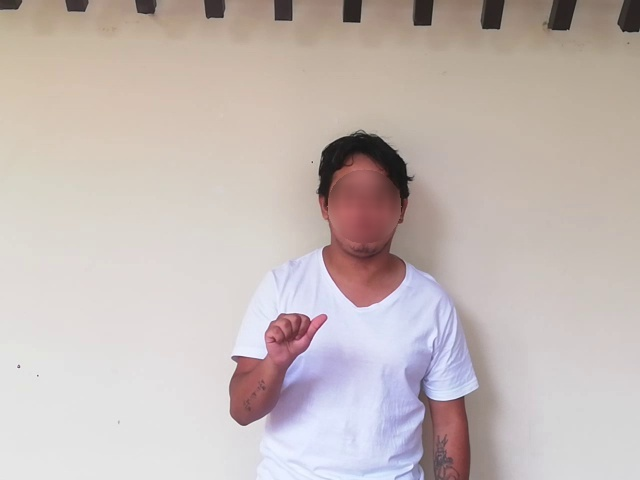
#> input picture app/dataset_samples/A.jpg, 640 x 480 px, found by its file name; its folder holds only this picture in this run
$ python make_comparison_sheets.py
#> lines starting #> are read from the running program, lines starting #| are printed output that depends on the picture
import os
from PIL import Image, ImageDraw, ImageFont

brain_dir = r'C:\Users\abner\.gemini\antigravity\brain\adc682e4-fa3e-4853-a6ce-7c2d4c68b532'
dataset_dir = r'C:\Users\abner\Desktop\exis aplicacion lenguaje de señas\app\dataset_samples'

signs = ['HOLA', 'YO', 'BUENOS', 'DIAS', 'NOCHES', 'NOMBRE', 'A', 'B', 'C', 'L', 'V']

font_title = ImageFont.truetype('arialbd.ttf', 16)
font_label = ImageFont.truetype('arial.ttf', 13)

# Create a comparison card for each sign: 3 columns:
# Col 1: Dataset Real Photo
# Col 2: Avatar 3D Torso
# Col 3: Avatar 3D Hand
col_w, col_h = 320, 320
card_w = col_w * 3 + 40
card_h = col_h + 80

# We can group them into 2 composite sheets:
# Sheet 1: Words (HOLA, YO, BUENOS, DIAS, NOCHES, NOMBRE) -> 6 rows
# Sheet 2: Letters (A, B, C, L, V) -> 5 rows

def build_composite(subset, filename, title_text):
#> called with filename = 'comparison_words.jpg'
    total_w = card_w
    total_h = len(subset) * card_h + 70
    sheet = Image.new('RGB', (total_w, total_h), (15, 23, 42))
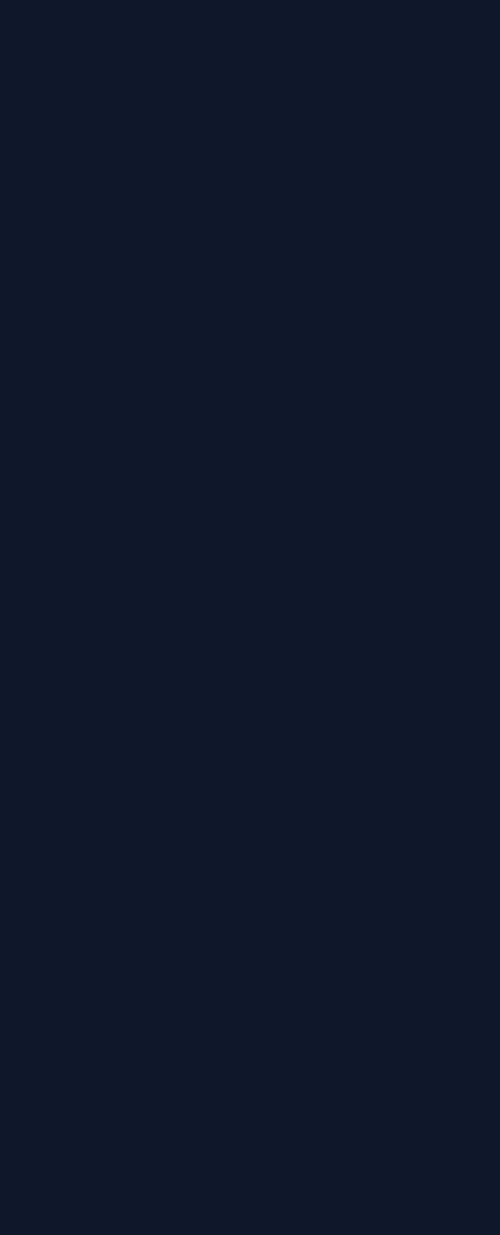
#> sheet: PIL image 1000x2470 RGB (shown at 1/2 size); mean R, G, B 15, 23, 42
    draw = ImageDraw.Draw(sheet)

    # Header
    draw.rectangle([(0, 0), (total_w, 60)], fill=(10, 15, 30))
    draw.text((20, 18), title_text, font=font_title, fill=(248, 250, 252))

    for idx, s in enumerate(subset):
        y_offset = 70 + idx * card_h

        # Row card bg
        draw.rounded_rectangle([(10, y_offset), (total_w - 10, y_offset + card_h - 15)], radius=10, fill=(30, 41, 59), outline=(51, 65, 85))

        # Sign Title
        draw.text((25, y_offset + 12), f'Seña / Letra: {s}', font=font_title, fill=(56, 189, 248))

        # Column labels
        draw.text((25, y_offset + 38), '1. Foto Real (LSC70)', font=font_label, fill=(148, 163, 184))
        draw.text((25 + col_w + 10, y_offset + 38), '2. Avatar 3D (Torso)', font=font_label, fill=(148, 163, 184))
        draw.text((25 + (col_w + 10) * 2, y_offset + 38), '3. Avatar 3D (Mano)', font=font_label, fill=(148, 163, 184))

        # Images
        p_real = os.path.join(dataset_dir, f'{s}.jpg')
        p_torso = os.path.join(brain_dir, f'avatar_{s}_torso.png')
        p_hand = os.path.join(brain_dir, f'avatar_{s}_hand.png')

        im_y = y_offset + 60
        if os.path.exists(p_real):
            im_r = Image.open(p_real).resize((col_w - 10, col_h - 80), Image.Resampling.LANCZOS)
            sheet.paste(im_r, (25, im_y))

        if os.path.exists(p_torso):
            im_t = Image.open(p_torso).resize((col_w - 10, col_h - 80), Image.Resampling.LANCZOS)
            sheet.paste(im_t, (25 + col_w + 10, im_y))

        if os.path.exists(p_hand):
            im_h = Image.open(p_hand).resize((col_w - 10, col_h - 80), Image.Resampling.LANCZOS)
            sheet.paste(im_h, (25 + (col_w + 10) * 2, im_y))

    out_file = os.path.join(brain_dir, filename)
    sheet.save(out_file, quality=92)
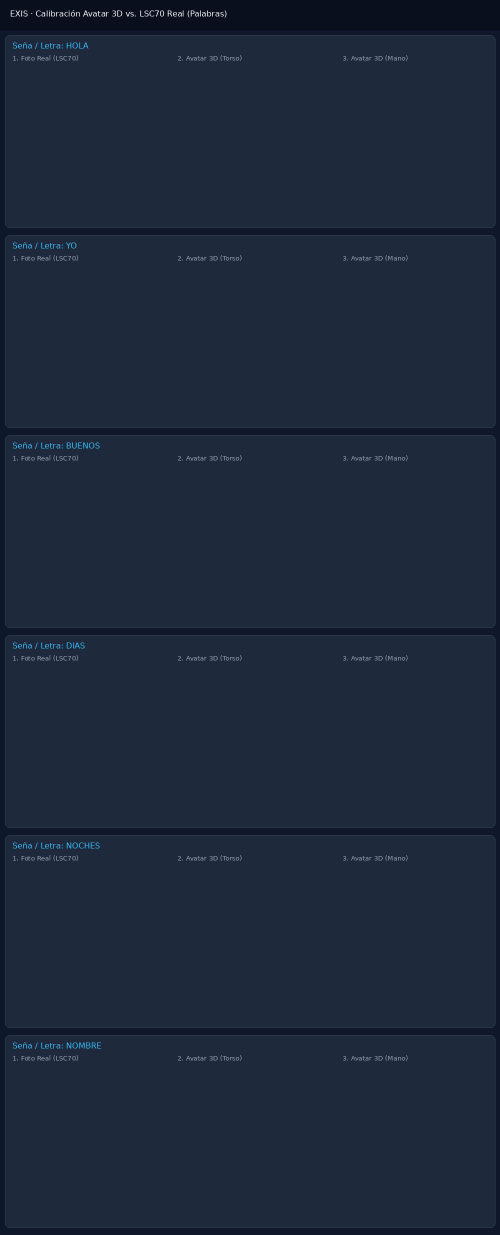
#> saved as comparison_words.jpg: PIL image 1000x2470 RGB (shown at 1/2 size); mean R, G, B 29.2, 40.1, 58.1
    print('Saved composite:', out_file)

build_composite(['HOLA', 'YO', 'BUENOS', 'DIAS', 'NOCHES', 'NOMBRE'], 'comparison_words.jpg', 'EXIS · Calibración Avatar 3D vs. LSC70 Real (Palabras)')
build_composite(['A', 'B', 'C', 'L', 'V'], 'comparison_letters.jpg', 'EXIS · Calibración Avatar 3D vs. LSC70 Real (Alfabeto Dactilológico)')
#> call 2 of build_composite, with filename = 'comparison_letters.jpg'
#> in build_composite (call 2), `sheet = Image.new('RGB', (total_w, total_h), (15, 23, 42))`:
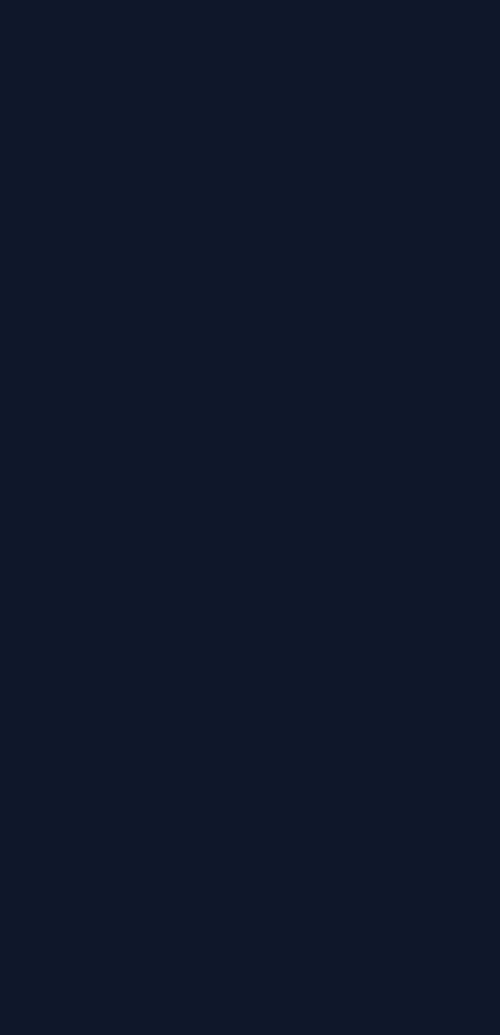
#> sheet: PIL image 1000x2070 RGB (shown at 1/2 size); mean R, G, B 15, 23, 42
#> in build_composite (call 2), `sheet.paste(im_r, (25, im_y))`:
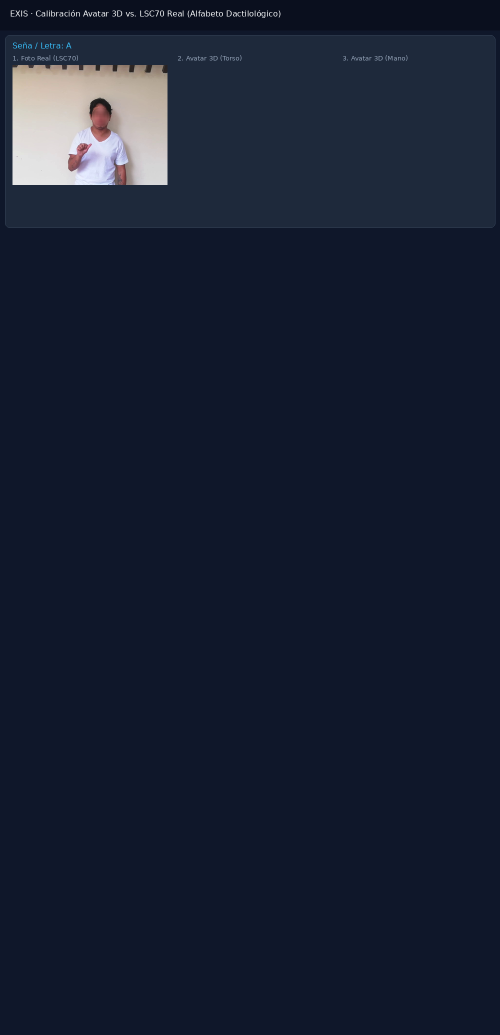
#> sheet: PIL image 1000x2070 RGB (shown at 1/2 size); mean R, G, B 23.8, 31.5, 49.5
#> in build_composite (call 2), `sheet.save(out_file, quality=92)`:
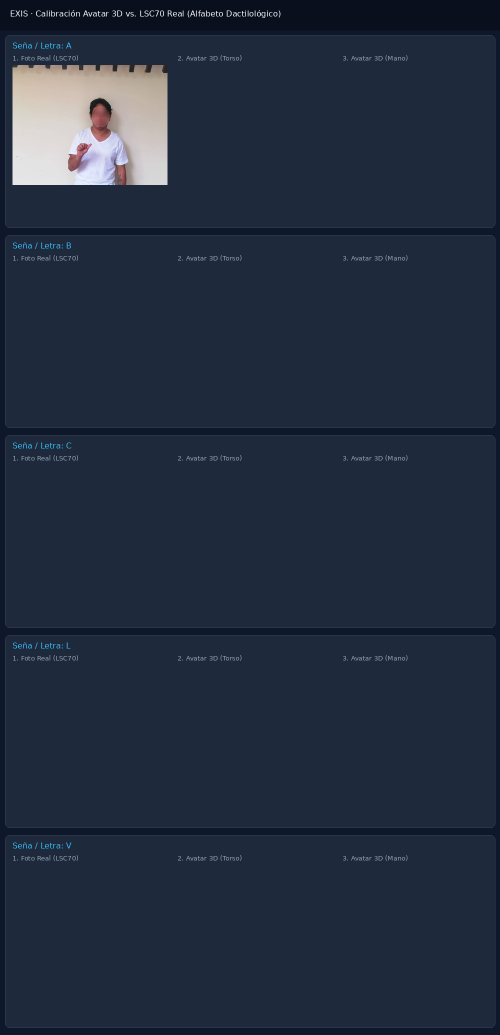
#> saved as comparison_letters.jpg: PIL image 1000x2070 RGB (shown at 1/2 size); mean R, G, B 35.2, 45.1, 62.4
